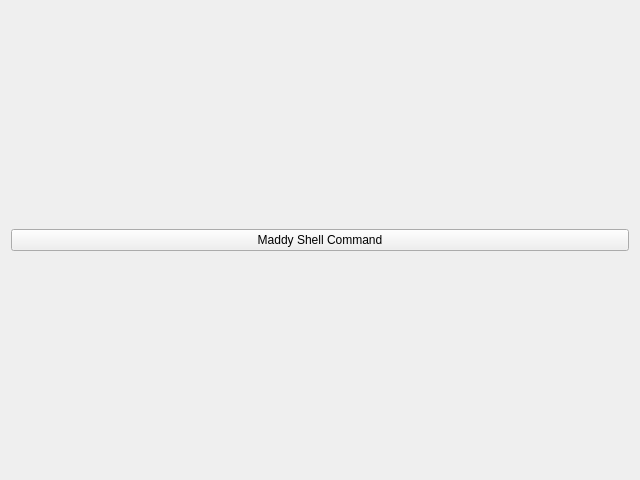
<?xml version="1.0" encoding="UTF-8"?>
<ui version="4.0">
 <class>Form</class>
 <widget class="QWidget" name="Form">
  <property name="geometry">
   <rect>
    <x>0</x>
    <y>0</y>
    <width>640</width>
    <height>480</height>
   </rect>
  </property>
  <property name="windowTitle">
   <string>Form</string>
  </property>
  <layout class="QGridLayout" name="gridLayout">
   <item row="0" column="0">
    <widget class="PyDMShellCommand" name="Maddyshellcommand">
     <property name="toolTip">
      <string/>
     </property>
     <property name="text">
      <string>Maddy Shell Command</string>
     </property>
     <property name="commands" stdset="0">
      <stringlist>
       <string>echo hello world!</string>
      </stringlist>
     </property>
    </widget>
   </item>
  </layout>
 </widget>
 <customwidgets>
  <customwidget>
   <class>PyDMShellCommand</class>
   <extends>QPushButton</extends>
   <header>pydm.widgets.shell_command</header>
  </customwidget>
 </customwidgets>
 <resources/>
 <connections/>
</ui>
